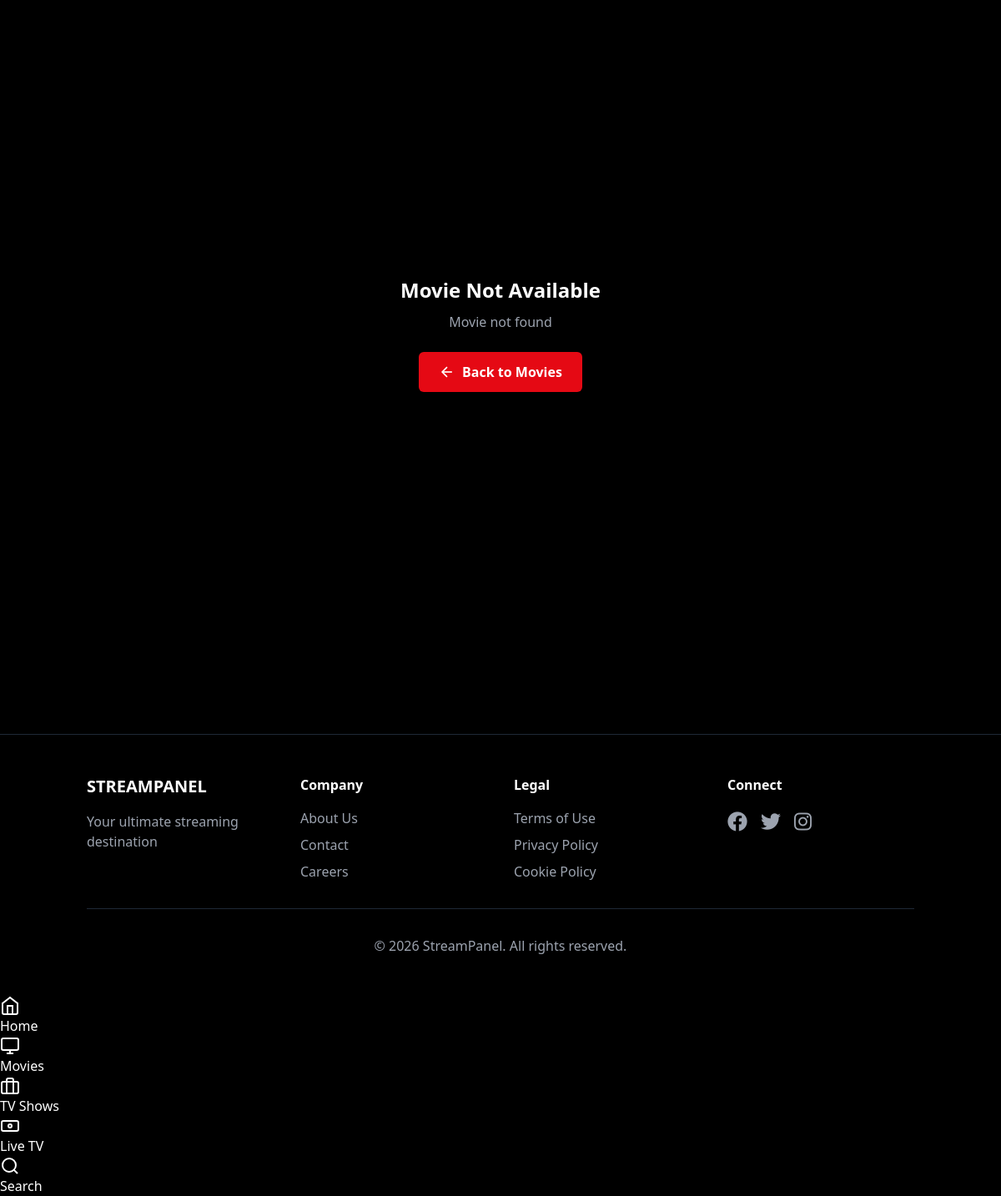
Page /movies/movie-watch.php on the earlier database version.
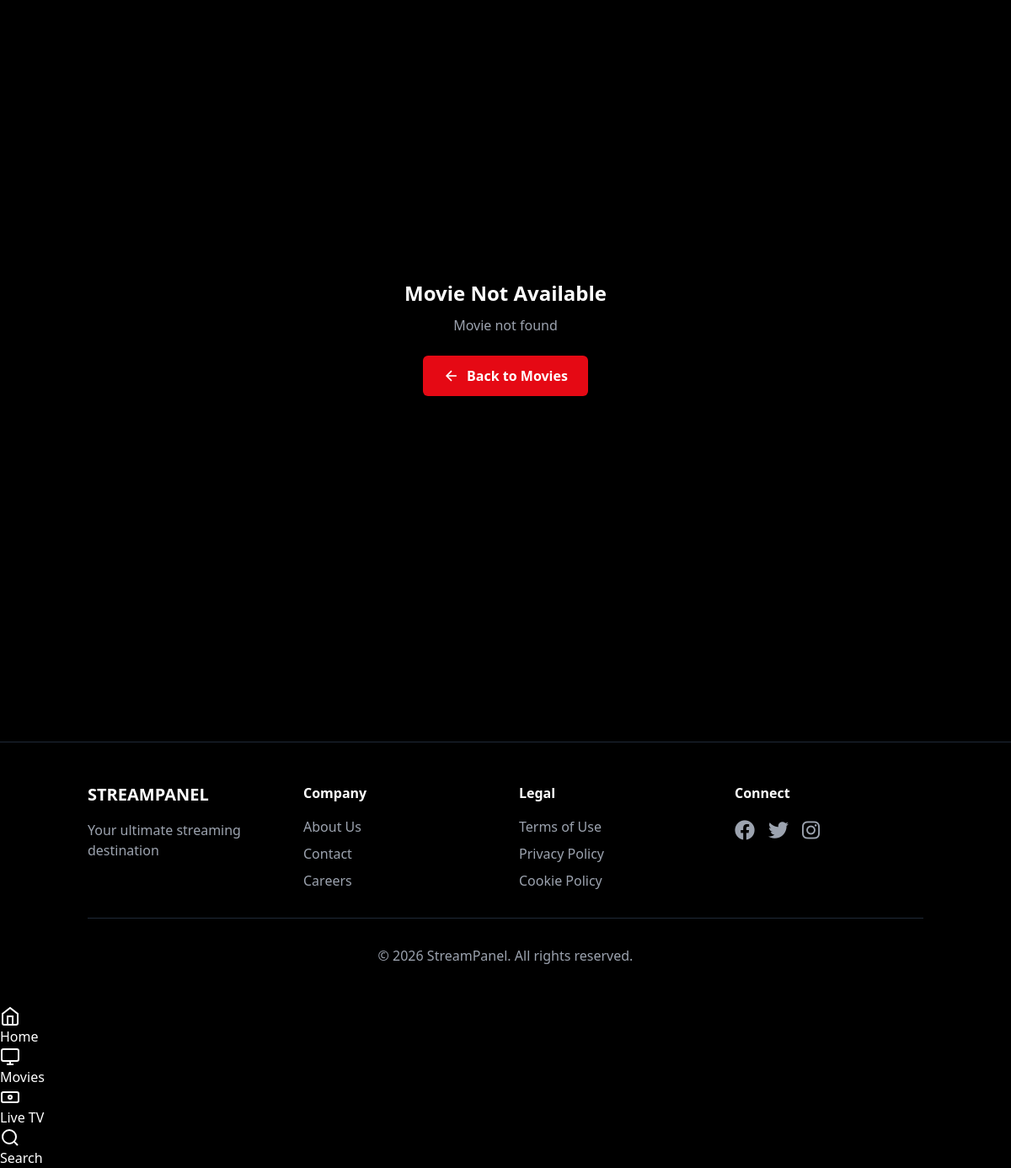
Same page on the later database version.
### tables this page shows
CREATE TABLE `settings` (
  `id` int(11) NOT NULL AUTO_INCREMENT,
  `setting_key` varchar(100) NOT NULL,
  `setting_value` text DEFAULT NULL,
  `setting_type` varchar(50) DEFAULT 'text',
  `description` text DEFAULT NULL,
  `updated_at` timestamp NOT NULL DEFAULT current_timestamp() ON UPDATE current_timestamp(),
  PRIMARY KEY (`id`),
  UNIQUE KEY `setting_key` (`setting_key`)
);

### admin/includes/functions.php (called while the page is built, shortened)
<?php
function getSetting($conn, $key, $default = '') {
    $stmt = $conn->prepare("SELECT setting_value FROM settings WHERE setting_key = ?");
    $stmt->bind_param("s", $key);
    $stmt->execute();
    $result = $stmt->get_result();
    if ($row = $result->fetch_assoc()) {
        return $row['setting_value'];
    }
    return $default;
}
function isSectionEnabled($conn, $section) {
    $key = 'enable_' . $section;
    $enabled = getSetting($conn, $key, '1');
    return $enabled == '1';
}
?>

### movies/movie-watch.php (the view, shortened to what the changed rows need)
<?php
require_once __DIR__ . '/../includes/movie_helpers.php';
require_once __DIR__ . '/../admin/includes/functions.php';
$isAndroidTV = isset($_SERVER['HTTP_USER_AGENT']) && preg_match('/(Android TV|AFT|BRAVIA|MiTV|SmartTV|GoogleTV|Tizen|Web0S|HbbTV)/i', $_SERVER['HTTP_USER_AGENT']);
$movie = null;
$error = '';
if (!$movie) {
    $error = 'Movie not found';
}
?>
<!DOCTYPE html>
<html lang="en">
<head>
    <script src="https://cdn.tailwindcss.com"></script>
    <link rel="stylesheet" href="https://cdnjs.cloudflare.com/ajax/libs/font-awesome/6.4.0/css/all.min.css">
</head>
<body class="bg-black text-white">
<?php if ($error || !$movie): ?>
    <div class="error-page">
        <div class="error-content">
            <h2>Movie Not Available</h2>
        </div>
    </div>
<?php endif; ?>
<?php include __DIR__ . '/../includes/footer.php'; ?>
</body>
</html>

### includes/footer.php (shortened to what the changed rows need)
    <?php
    $site_name = 'StreamPanel';
    try {
        if (isset($conn) && function_exists('getSetting')) {
            $site_name = getSetting($conn, 'site_name', 'StreamPanel');
        }
    } catch (Exception $e) {
        $site_name = 'StreamPanel';
    }
    ?>
    <footer class="site-footer-desktop bg-black border-t border-gray-800 mt-20 py-12">
        <div class="container mx-auto px-4">
            <div class="grid grid-cols-1 md:grid-cols-4 gap-8">
                <div>
                    <h3 class="text-xl font-bold mb-4 netflix-red"><?php echo strtoupper(htmlspecialchars($site_name)); ?></h3>
                    <p class="text-gray-400">Your ultimate streaming destination</p>
                </div>
            </div>
            <div class="mt-8 pt-8 border-t border-gray-800 text-center text-gray-400">
                <p>&copy; <?php echo date('Y'); ?> <?php echo htmlspecialchars($site_name); ?>. All rights reserved.</p>
            </div>
        </div>
    </footer>
    <?php
    try {
        if (isset($conn) && function_exists('isSectionEnabled')) {
            if (!isset($enable_movies)) {
                $enable_movies = isSectionEnabled($conn, 'movies');
            }
            if (!isset($enable_tv_shows)) {
                $enable_tv_shows = isSectionEnabled($conn, 'tv_shows');
            }
            if (!isset($enable_live_tv)) {
                $enable_live_tv = isSectionEnabled($conn, 'live_tv');
            }
        } else {
            if (!isset($enable_movies)) $enable_movies = true;
            if (!isset($enable_tv_shows)) $enable_tv_shows = true;
            if (!isset($enable_live_tv)) $enable_live_tv = true;
        }
    } catch (Exception $e) {
        if (!isset($enable_movies)) $enable_movies = true;
        if (!isset($enable_tv_shows)) $enable_tv_shows = true;
        if (!isset($enable_live_tv)) $enable_live_tv = true;
    }
    $current_page = basename($_SERVER['PHP_SELF']);
    $current_path = $_SERVER['REQUEST_URI'] ?? '';
    ?>
    <?php if (!$isAndroidTV): ?>
    <nav class="mobile-footer-nav">
        <?php if ($enable_tv_shows): ?>
        <a href="<?php echo BASE_URL; ?>/tv-shows" class="nav-item <?php echo ($current_page == 'tv-shows.php' || strpos($current_path, '/tv-shows') !== false || strpos($current_path, '/tv-show/') !== false || $current_page == 'tv-show-detail.php') ? 'active' : ''; ?>">
            <svg width="24" height="24" viewBox="0 0 24 24" fill="none" stroke="currentColor" stroke-width="2">
                <rect x="2" y="7" width="20" height="14" rx="2" ry="2"></rect>
                <path d="M16 21V5a2 2 0 0 0-2-2h-4a2 2 0 0 0-2 2v16"></path>
            </svg>
            <span>TV Shows</span>
        </a>
        <?php endif; ?>
    </nav>
    <?php endif; ?>
</body>
</html>

Differences in the rows shown:
added settings: setting_value "STREAMPANEL", setting_value "StreamPanel"
Other differences:
$site_name: "STREAMPANEL" → (not shown)
$site_name: "StreamPanel" → (not shown)
text no longer shown: "TV Shows"
